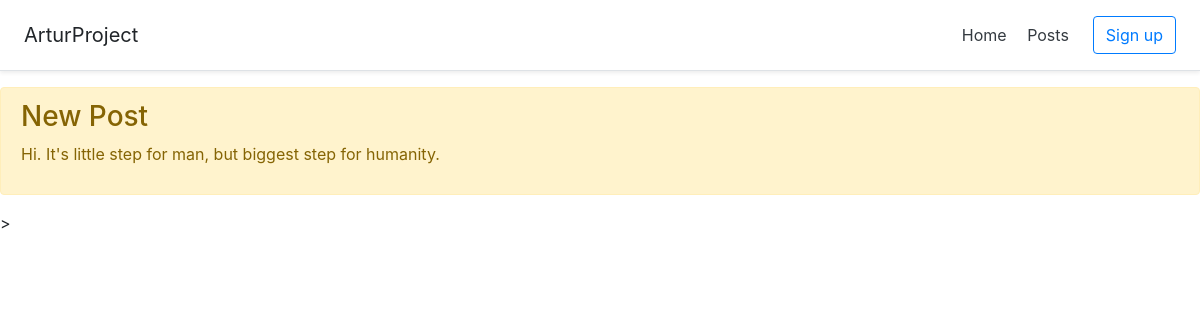
Page /posts on the earlier database version.
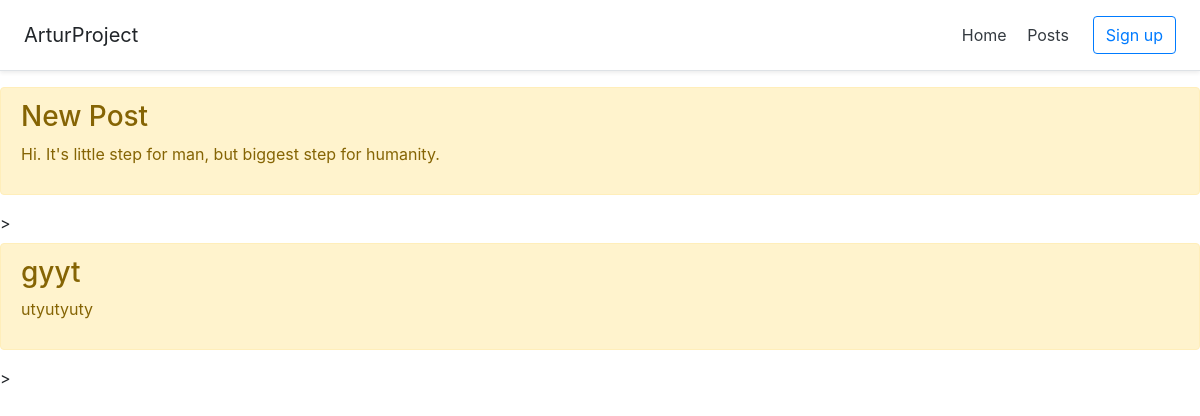
Same page on the later database version.
### reg/models.py (models this page shows, shortened)
class Post(models.Model):
    title=models.CharField(max_length=150,db_index=True)
    username=models.SlugField(max_length=150,unique=True)
    post=models.TextField(db_index=True)
    date_pub=models.DateTimeField(auto_now_add=True)

### reg/views.py (the view)
# urls.py: path('posts', views.show_posts),
def show_posts(request):
    posts = Post.objects.all()
    return render(request,'reg/posts.html', context={'items':posts})

### reg/templates/reg/posts.html (shortened to what this page needs)
{% extends 'reg/base_blog.html' %}
{% block content %}
    {% for card in items %}
        <div class ="alert alert-warning mt-2">
            <h3>{{card.title}}</h3>
            <p>{{card.post}}</p>
        </div>>
    {% endfor %}
{% endblock %}

### reg/templates/reg/base_blog.html (shortened to what this page needs)
<!DOCTYPE html>
<html lang="en">
<head>
    <link rel="stylesheet" href="https://stackpath.bootstrapcdn.com/bootstrap/4.3.1/css/bootstrap.min.css">
</head>
<body>
<div class="d-flex flex-column flex-md-row align-items-center p-3 px-md-4 mb-3 bg-white border-bottom shadow-sm">
  <h5 class="my-0 mr-md-auto font-weight-normal">ArturProject</h5>
  <nav class="my-2 my-md-0 mr-md-3">
    <a class="p-2 text-dark" href="/">Home</a>
    <a class="p-2 text-dark" href="/posts">Posts</a>
  </nav>
  <a class="btn btn-outline-primary" href="/registration">Sign up</a>
</div>
        {%block content%}{%endblock%}
</body>
</html>

Differences in the rows shown:
added Post: title "gyyt", post "utyutyuty"
